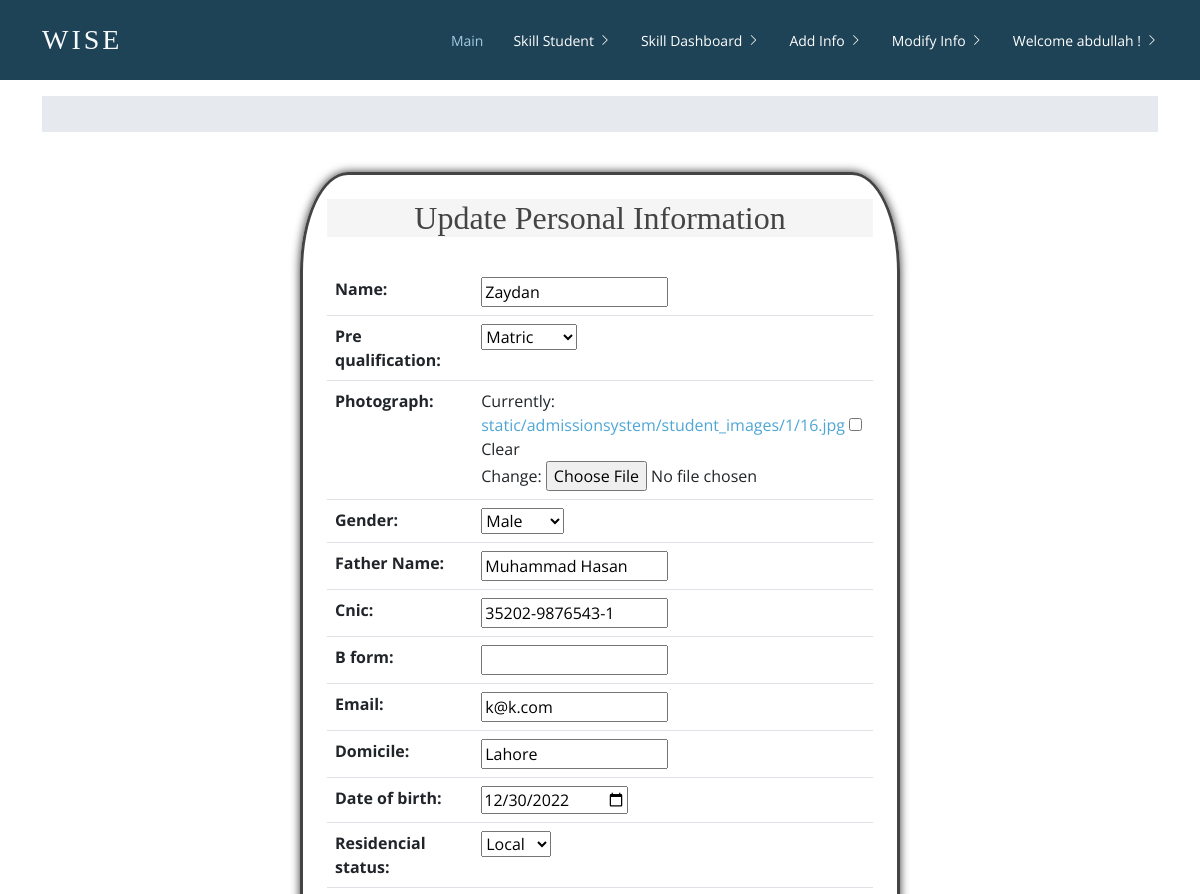
Before: /update_skill_student/1/ (signed in, upper part) with the older database file.
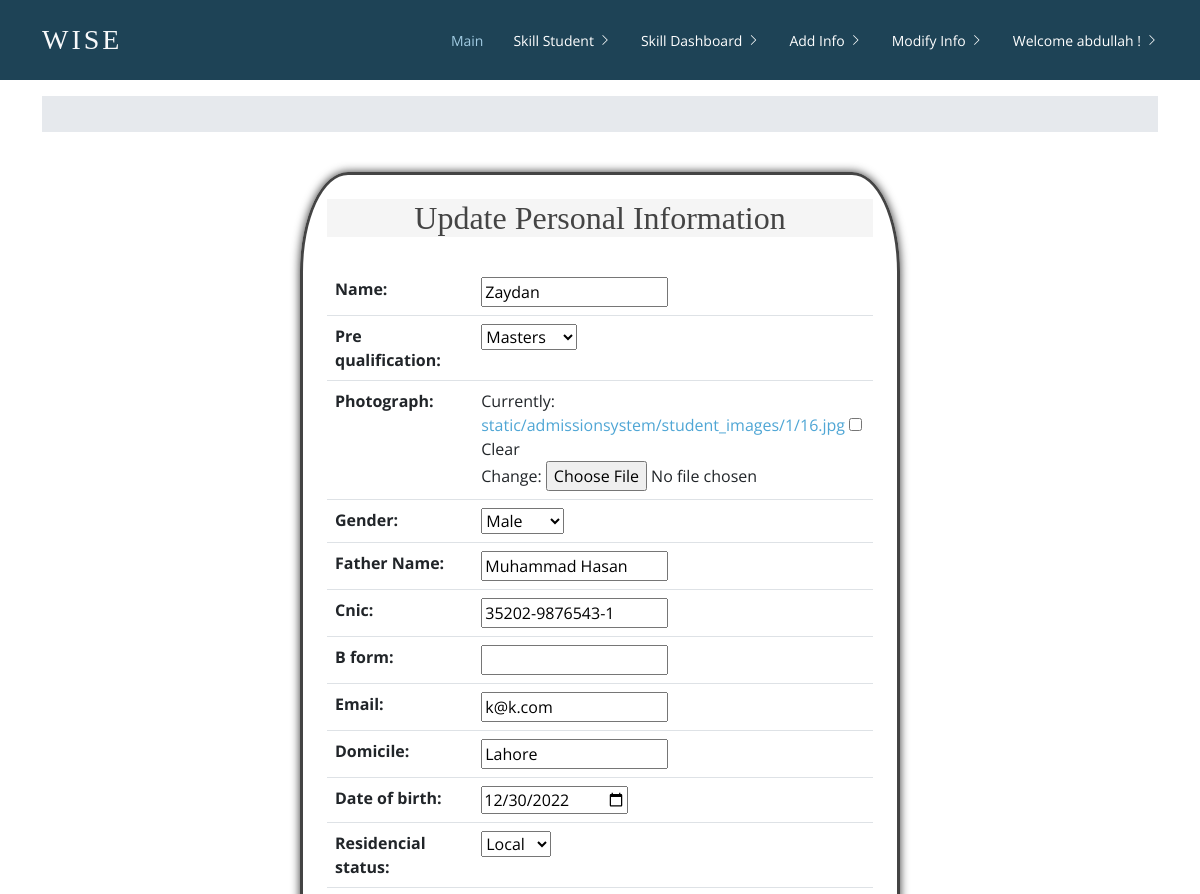
After: the same page with the newer database file.
### AdmissionSystem/models.py (models this page shows, shortened)
class SkillStudent(models.Model):
	residencial_status_choice = (
	('Hostel','Hostel'),
	('Local','Local'),
	)
	gender_choice = (
	('Male','Male'),
	('Female','Female'),
	('Intersex','Intersex'),
	)
	transportation_choice = (
	('Personal Conveyance','Personal Conveyance'),
	('Parent Conveyance','Parent Conveyance'),
	('Local Transport','Local Transport')
	)
	informationsource_choice = (
	('Random Walk-in','Random Walk-in'),
	('Social Media','Social Media'),
	('By Reference','By Reference'),
	('Electronic Media','Electronic Media'),
	('On-Ground Advertisement ','On-Ground Advertisement'),
	('Relative','Relative'),
	('Neighbour','Neighbour'),
	('Friend','Friend'),
	('Class Fellow','Class Fellow'),
	('Any Other','Any Other'),
	)
	def student_directory_path(instance, filename):
		return 'static/admissionsystem/student_images/{0}/{1}'.format(instance.id, filename)
	name = models.CharField(max_length=100)
	pre_qualification = models.ForeignKey(PreQualification, on_delete=models.SET_NULL, null=True, blank=True)
	photograph = models.ImageField(upload_to=student_directory_path,blank=True, default='/static/default-images/default-student-img.jpg')
	gender = models.CharField(max_length=100,choices=gender_choice, null=True, blank=True)
	father_Name = models.CharField(max_length=100, null=True, blank=True)
	cnic = models.CharField(max_length=100,null=True,blank=True)
	b_form = models.CharField(max_length=100,null=True,blank=True)
	email = models.EmailField(max_length=100,null=True,blank=True)
	domicile = models.CharField(max_length=100, null=True, blank=True)
	date_of_birth = models.DateField(null=True, blank=True)
	residencial_status = models.CharField(max_length=100,choices=residencial_status_choice, null=True, blank=True)
	address = models.CharField(max_length=600, null=True, blank=True)
	area = models.CharField(max_length=100, null=True, blank=True)
	laptop = models.BooleanField(null=True, blank=True)
	computer_at_Home = models.BooleanField(null=True, blank=True)
	transportation = models.CharField(max_length=100,choices=transportation_choice, null=True, blank=True)
	information_source=models.CharField(max_length=100,choices=informationsource_choice, null=True, blank=True)
	reference = models.CharField(max_length=100, blank=True)
	created_by = models.CharField(max_length=100,null=True,blank=True)
	updated_by = models.CharField(max_length=100,null=True,blank=True)

### AdmissionSystem/views.py (the view)
# urls.py: path('update_skill_student/<int:student_id>/',views.update_skill_student,name='update_skill_student'),
@login_required(login_url='loginpageview')
def update_skill_student(request,student_id):
	student_object=SkillStudent.objects.get(id=student_id)
	form=SkillStudentForm(instance=student_object)
	if request.method=='POST':
		form=SkillStudentForm(request.POST, request.FILES, instance=student_object)
		if form.is_valid():
			form.save()
			return redirect('update_skill_detail_view',student_object)
	return render(request,'skillstudentupdate.html',{'form':form})

### AdmissionSystem/forms.py
class SkillStudentForm(forms.ModelForm):
    class Meta:
        model = SkillStudent
        fields = ('__all__')

### AdmissionSystem/models.py (called while the page is built)
	def __str__(self):
		return str(self.pre_qualification_name)

### templates/skillstudentupdate.html (shortened to what this page needs)
{% extends 'base.html' %}
{% load static %}
{% block content %}
<br>
<div
    style="
    text-align: left;
    width:50%;
    margin:0px auto;
    margin-bottom: 3%;
    padding: 2%;
    border-style: solid;
    border-radius: 8%;
    box-shadow: rgba(0,0,0,0.8) 0 0 10px">
    <h2 style="text-align: center; background: whitesmoke;">Update Personal Information</h2>
    <br>
        <div>
                <form method="POST" action="" enctype="multipart/form-data">
                        <table class="table">
                                {{form}}
                          </table>
                </form>
        </div>
</div>
{% endblock content %}

Changed rows visible on the page:
changed SkillStudent "Zaydan": pre_qualification "Matric" → "Masters"
